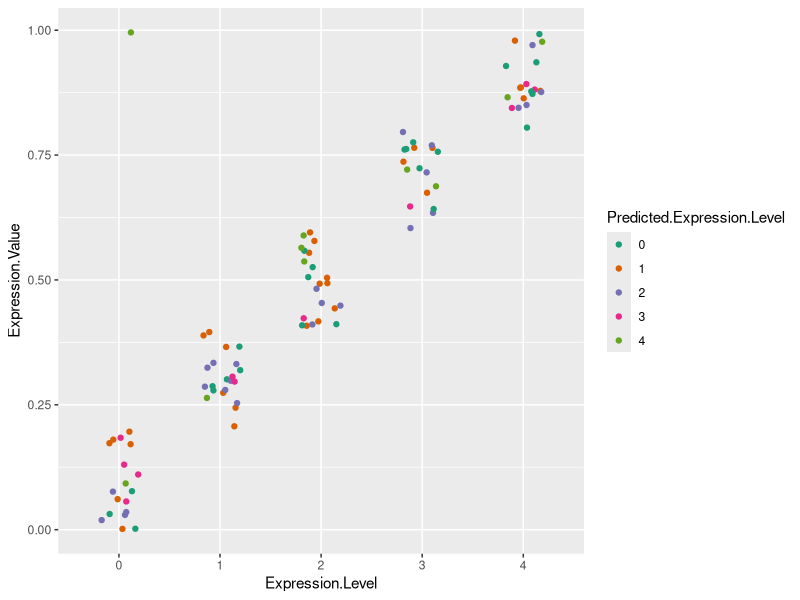

Here is the R script that generated this plot:
# Visualize Tractus Results
library(ggplot2)
TractusResults <- read.table(file = 'output_file.tsv', sep = '\t', header = TRUE)
TractusResults$Expression.Level <- as.factor(TractusResults$Expression.Level)
TractusResults$Predicted.Expression.Level <- as.factor(TractusResults$Predicted.Expression.Level)
p <- ggplot(TractusResults, aes(x=Expression.Level, y=Expression.Value, color=Predicted.Expression.Level)) + 
    geom_jitter(position=position_jitter(0.2))
p + scale_color_brewer(palette="Dark2")



